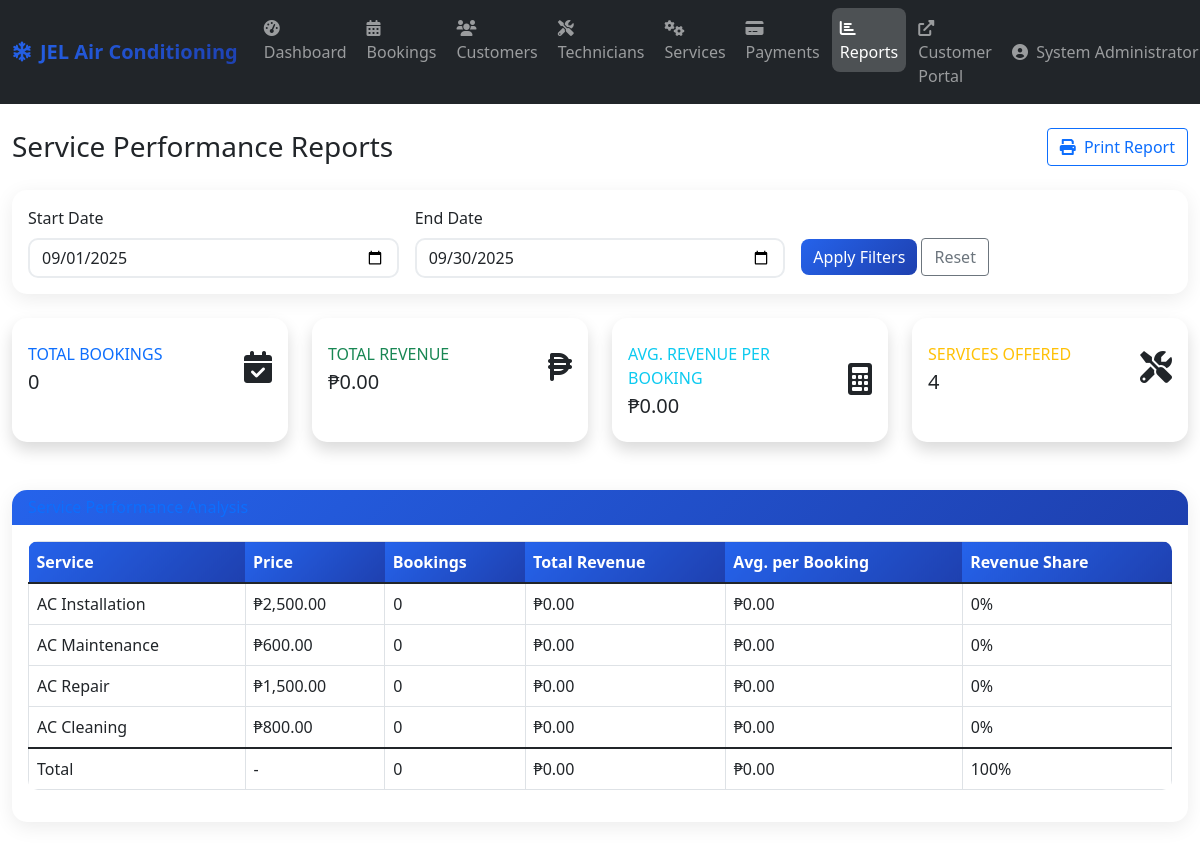
Page /modules/reports/services.php (signed in) on the committed database.
### tables this page shows
CREATE TABLE services (
    id INT AUTO_INCREMENT PRIMARY KEY,
    name VARCHAR(100) NOT NULL,
    description TEXT,
    price DECIMAL(10,2) NOT NULL,
    duration INT NOT NULL,  
    status TINYINT(1) DEFAULT 1
);

### modules/reports/services.php (the view, shortened to what this page needs)
<?php
include '../../includes/config.php';
$start_date = $_GET['start_date'] ?? date('Y-m-01');
$end_date = $_GET['end_date'] ?? date('Y-m-t');
$serviceQuery = "
    SELECT
        s.id,
        s.name,
        s.price,
        COUNT(b.id) as booking_count,
        SUM(p.amount) as total_revenue,
        AVG(p.amount) as avg_revenue
    FROM services s
    LEFT JOIN bookings b ON s.id = b.service_id
    LEFT JOIN payments p ON b.id = p.booking_id AND p.status = 'completed'
    WHERE (b.booking_date IS NULL OR b.booking_date BETWEEN ? AND ?)
    GROUP BY s.id, s.name, s.price
    ORDER BY total_revenue DESC
";
$serviceStmt = $pdo->prepare($serviceQuery);
$serviceStmt->execute([$start_date, $end_date . ' 23:59:59']);
$serviceData = $serviceStmt->fetchAll();
$summaryQuery = "
    SELECT
        COUNT(DISTINCT b.id) as total_bookings,
        SUM(p.amount) as total_revenue,
        AVG(p.amount) as avg_revenue
    FROM bookings b
    LEFT JOIN payments p ON b.id = p.booking_id AND p.status = 'completed'
    WHERE b.booking_date BETWEEN ? AND ?
";
$summaryStmt = $pdo->prepare($summaryQuery);
$summaryStmt->execute([$start_date, $end_date . ' 23:59:59']);
$summary = $summaryStmt->fetch();
?>
<?php include '../../includes/header.php'; ?>
<div class="container-fluid py-4">
    <div class="row">
        <div class="col-12">
            <div class="d-flex justify-content-between align-items-center mb-4">
                <h1 class="h3 mb-0">Service Performance Reports</h1>
                <div>
                    <button class="btn btn-outline-primary" onclick="window.print()">
                        <i class="fas fa-print me-1"></i> Print Report
                    </button>
                </div>
            </div>
            <div class="card mb-4">
                <div class="card-body">
                    <form method="GET" class="row g-3">
                        <div class="col-md-4">
                            <label for="start_date" class="form-label">Start Date</label>
                            <input type="date" class="form-control" id="start_date" name="start_date"
                                   value="<?php echo htmlspecialchars($start_date); ?>">
                        </div>
                        <div class="col-md-4">
                            <label for="end_date" class="form-label">End Date</label>
                            <input type="date" class="form-control" id="end_date" name="end_date"
                                   value="<?php echo htmlspecialchars($end_date); ?>">
                        </div>
                        <div class="col-md-4">
                            <label class="form-label">&nbsp;</label>
                            <div>
                                <button type="submit" class="btn btn-primary">Apply Filters</button>
                                <a href="services.php" class="btn btn-outline-secondary">Reset</a>
                            </div>
                        </div>
                    </form>
                </div>
            </div>
            <div class="row mb-4">
                <div class="col-xl-3 col-md-6 mb-4">
                    <div class="card border-left-primary shadow h-100 py-2">
                        <div class="card-body">
                            <div class="row no-gutters align-items-center">
                                <div class="col mr-2">
                                    <div class="text-xs font-weight-bold text-primary text-uppercase mb-1">
                                        Total Bookings</div>
                                    <div class="h5 mb-0 font-weight-bold text-gray-800">
                                        <?php echo $summary['total_bookings']; ?>
                                    </div>
                                </div>
                                <div class="col-auto">
                                    <i class="fas fa-calendar-check fa-2x text-gray-300"></i>
                                </div>
                            </div>
                        </div>
                    </div>
                </div>
                <div class="col-xl-3 col-md-6 mb-4">
                    <div class="card border-left-success shadow h-100 py-2">
                        <div class="card-body">
                            <div class="row no-gutters align-items-center">
                                <div class="col mr-2">
                                    <div class="text-xs font-weight-bold text-success text-uppercase mb-1">
                                        Total Revenue</div>
                                    <div class="h5 mb-0 font-weight-bold text-gray-800">
                                        ₱<?php echo number_format($summary['total_revenue'], 2); ?>
                                    </div>
                                </div>
                                <div class="col-auto">
                                    <i class="fas fa-peso-sign fa-2x text-gray-300"></i>
                                </div>
                            </div>
                        </div>
                    </div>
                </div>
                <div class="col-xl-3 col-md-6 mb-4">
                    <div class="card border-left-info shadow h-100 py-2">
                        <div class="card-body">
                            <div class="row no-gutters align-items-center">
                                <div class="col mr-2">
                                    <div class="text-xs font-weight-bold text-info text-uppercase mb-1">
                                        Avg. Revenue per Booking</div>
                                    <div class="h5 mb-0 font-weight-bold text-gray-800">
                                        ₱<?php echo number_format($summary['avg_revenue'], 2); ?>
                                    </div>
                                </div>
                                <div class="col-auto">
                                    <i class="fas fa-calculator fa-2x text-gray-300"></i>
                                </div>
                            </div>
                        </div>
                    </div>
                </div>
                <div class="col-xl-3 col-md-6 mb-4">
                    <div class="card border-left-warning shadow h-100 py-2">
                        <div class="card-body">
                            <div class="row no-gutters align-items-center">
                                <div class="col mr-2">
                                    <div class="text-xs font-weight-bold text-warning text-uppercase mb-1">
                                        Services Offered</div>
                                    <div class="h5 mb-0 font-weight-bold text-gray-800">
                                        <?php echo count($serviceData); ?>
                                    </div>
                                </div>
                                <div class="col-auto">
                                    <i class="fas fa-tools fa-2x text-gray-300"></i>
                                </div>
                            </div>
                        </div>
                    </div>
                </div>
            </div>
            <div class="card mb-4">
                <div class="card-header">
                    <h6 class="m-0 font-weight-bold text-primary">Service Performance Analysis</h6>
                </div>
                <div class="card-body">
                    <?php if (count($serviceData) > 0): ?>
                        <div class="table-responsive">
                            <table class="table table-bordered">
                                <thead>
                                    <tr>
                                        <th>Service</th>
                                        <th>Price</th>
                                        <th>Bookings</th>
                                        <th>Total Revenue</th>
                                        <th>Avg. per Booking</th>
                                        <th>Revenue Share</th>
                                    </tr>
                                </thead>
                                <tbody>
                                    <?php foreach ($serviceData as $service): ?>
                                        <tr>
                                            <td><?php echo htmlspecialchars($service['name']); ?></td>
                                            <td>₱<?php echo number_format($service['price'], 2); ?></td>
                                            <td><?php echo $service['booking_count']; ?></td>
                                            <td>₱<?php echo number_format($service['total_revenue'], 2); ?></td>
                                            <td>₱<?php echo number_format($service['avg_revenue'], 2); ?></td>
                                            <td>
                                                <?php if ($summary['total_revenue'] > 0): ?>
                                                    <?php echo number_format(($service['total_revenue'] / $summary['total_revenue']) * 100, 1); ?>%
                                                <?php else: ?>
                                                    0%
                                                <?php endif; ?>
                                            </td>
                                        </tr>
                                    <?php endforeach; ?>
                                </tbody>
                                <tfoot>
                                    <tr class="font-weight-bold">
                                        <td>Total</td>
                                        <td>-</td>
                                        <td><?php echo $summary['total_bookings']; ?></td>
                                        <td>₱<?php echo number_format($summary['total_revenue'], 2); ?></td>
                                        <td>₱<?php echo number_format($summary['avg_revenue'], 2); ?></td>
                                        <td>100%</td>
                                    </tr>
                                </tfoot>
                            </table>
                        </div>
                    <?php else: ?>
                        <p class="text-muted text-center py-4">No service data found for the selected period.</p>
                    <?php endif; ?>
                </div>
            </div>
        </div>
    </div>
</div>
<?php include '../../includes/footer.php'; ?>

### assets/css/style.css (style rules this page uses)
.card { border: none; box-shadow: 0 0.15rem 1.75rem 0 rgba(58, 59, 69, 0.15); }
.card-header { background-color: #f8f9fc; border-bottom: 1px solid #e3e6f0; }
.table th { border-top: none; font-weight: 600; color: #6e707e; }

### includes/header.php (style rules this page uses)
:root { --primary-color: #2563eb; --secondary-color: #1e40af; --accent-color: #3b82f6; --success-color: #10b981; --warning-color: #f59e0b; --danger-color: #ef4444; --info-color: #06b6d4; --light-color: #f8fafc; --dark-color: #1e293b; }
.btn-primary { background: linear-gradient(135deg, var(--primary-color), var(--secondary-color)); border: none; border-radius: 8px; font-weight: 500; transition: all 0.3s ease; }
.card { border-radius: 15px; border: none; box-shadow: 0 5px 20px rgba(0, 0, 0, 0.08); transition: all 0.3s ease; }
.card-header { background: linear-gradient(135deg, var(--primary-color), var(--secondary-color)); color: white; border-radius: 15px 15px 0 0 !important; border: none; }
.form-control { border-radius: 10px; border: 2px solid #e9ecef; transition: all 0.3s ease; }
.table { border-radius: 10px; overflow: hidden; }
.table th { background: linear-gradient(135deg, var(--primary-color), var(--secondary-color)); color: white; border: none; font-weight: 600; }

### rows in the picture
services: name "AC Installation", price "2,500.00", booking_count "0", total_revenue "0.00", avg_revenue "0.00"
services: name "AC Maintenance", price "600.00", booking_count "0", total_revenue "0.00", avg_revenue "0.00"
services: name "AC Repair", price "1,500.00", booking_count "0", total_revenue "0.00", avg_revenue "0.00"
services: name "AC Cleaning", price "800.00", booking_count "0", total_revenue "0.00", avg_revenue "0.00"

### other values in the picture
$_SESSION['full_name'] "System Administrator…"
$summary['total_bookings'] "0"
$summary['total_revenue'] "0.00"
$summary['avg_revenue'] "0.00"
count($serviceData) "4"
